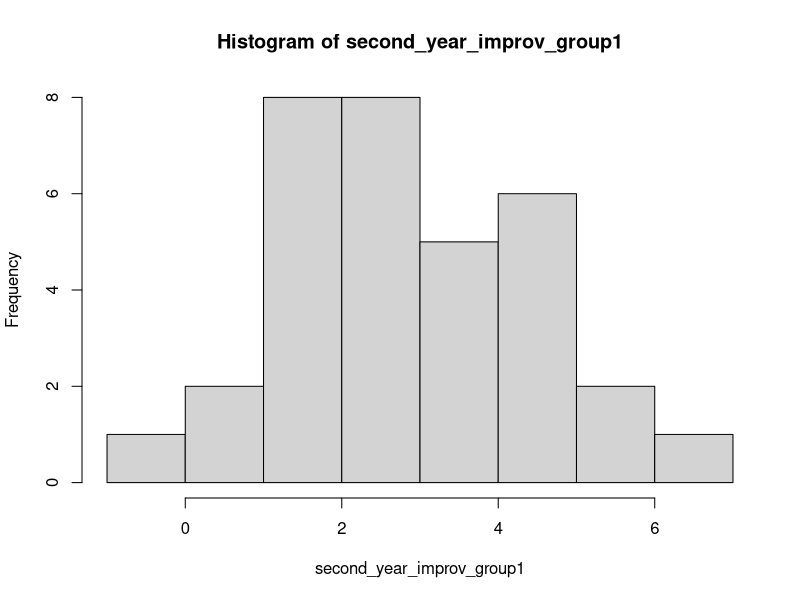
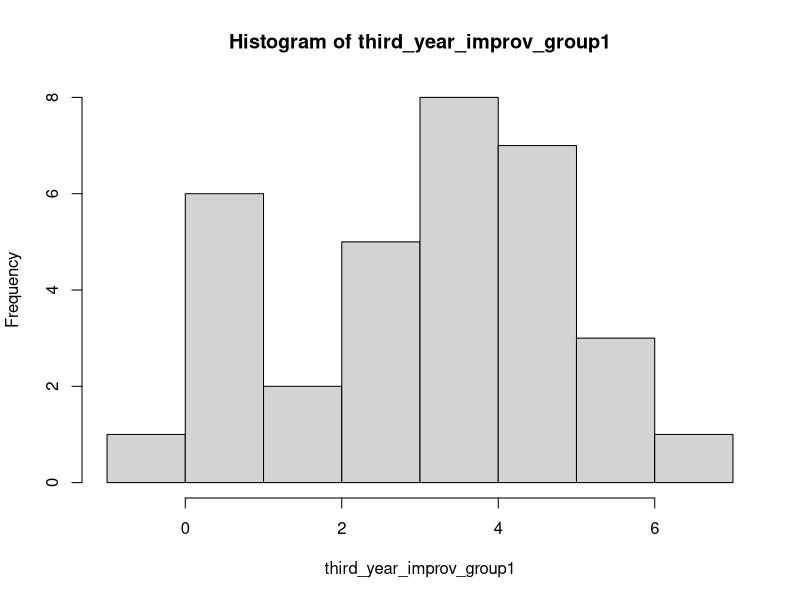
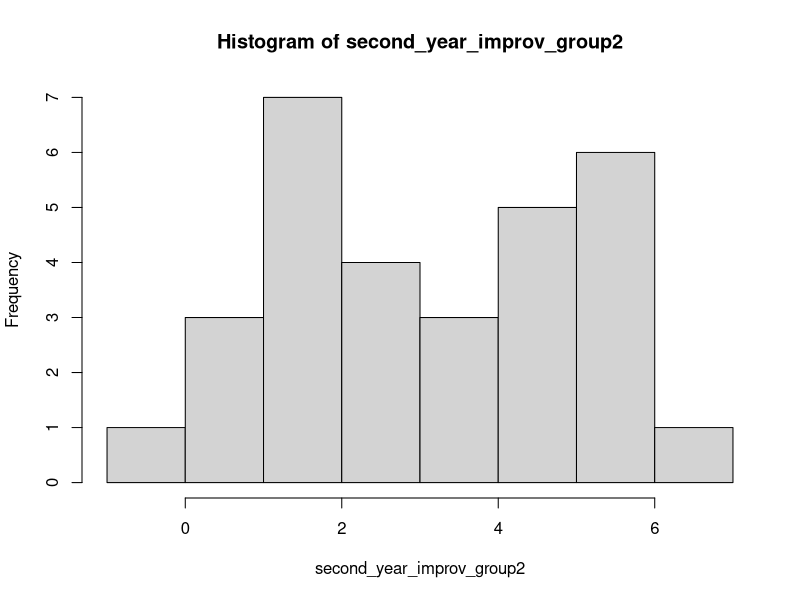
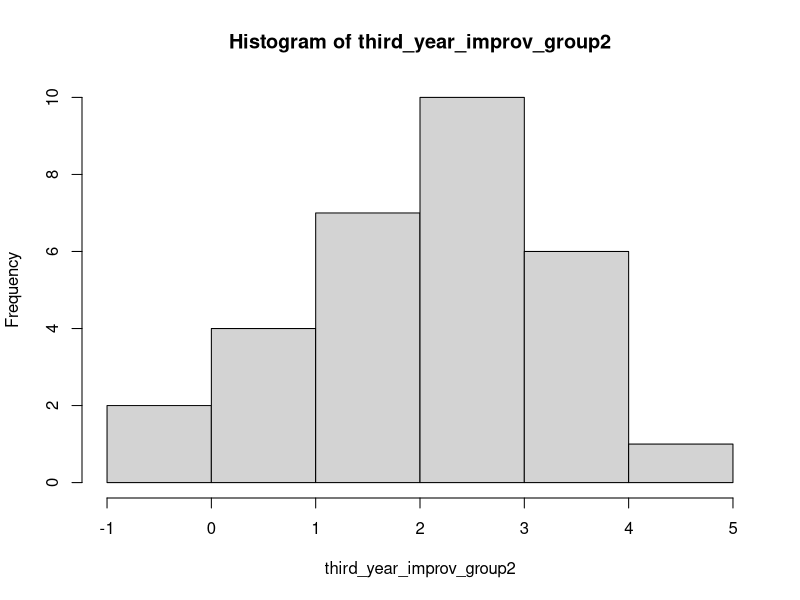

Write the R code that produced these figures, in order.
group1 = read.csv("kindergarten_group1.csv", header = T, sep=",")
group2 = read.csv("kindergarten_group2.csv", header = T, sep=",")

second_year_improv_group1 = group1$score.in.moyenne.section - group1$score.in.petite.section
third_year_improv_group1 = group1$score.in.grande.section - group1$score.in.moyenne.section
hist(second_year_improv_group1)
hist(third_year_improv_group1)

second_year_improv_group2 = group2$score.in.moyenne.section - group2$score.in.petite.section
third_year_improv_group2 = group2$score.in.grande.section - group2$score.in.moyenne.section
hist(second_year_improv_group2)
hist(third_year_improv_group2)


